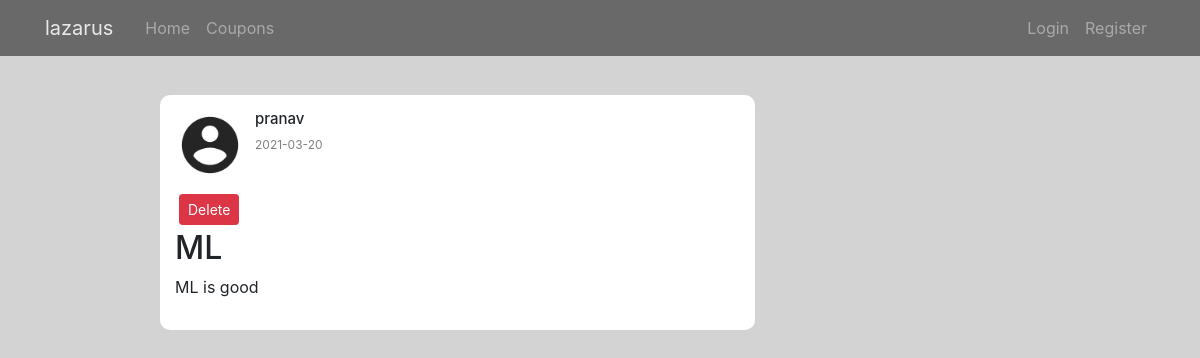
Page /post/3 on the earlier database version.
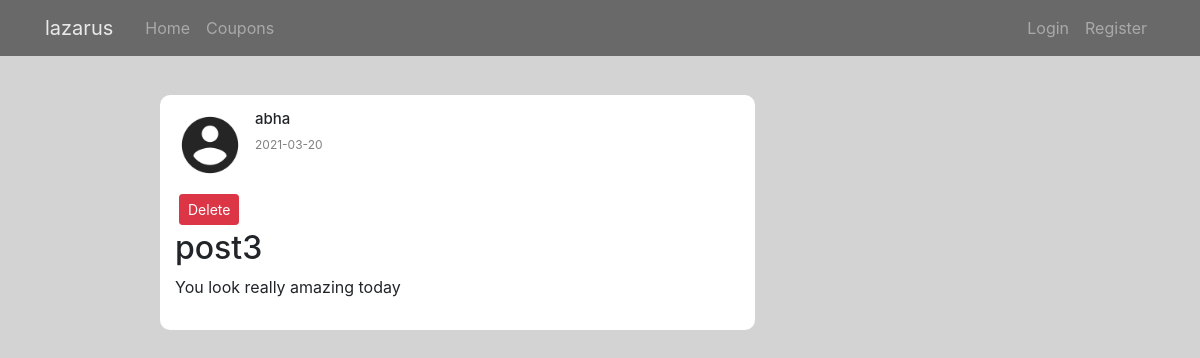
Same page on the later database version.
### appmain/models.py (models this page shows, shortened)
class User(db.Model, UserMixin):
    id = db.Column(db.Integer, primary_key=True)
    username = db.Column(db.String(20), unique=True, nullable=False)
    email = db.Column(db.String(120), unique=True, nullable=False)
    image_file = db.Column(db.String(20), nullable=False, default='default.jpg')
    password = db.Column(db.String(60), nullable=False)
    posts = db.relationship('Post', backref='author', lazy=True)
    token_count=db.Column(db.Integer,nullable=False,default=0)
    flag_count=db.Column(db.Integer,nullable=False,default=0)

class Post(db.Model):
    id = db.Column(db.Integer, primary_key=True)
    title = db.Column(db.String(100), nullable=False)
    content = db.Column(db.Text, nullable=False)
    date_posted = db.Column(db.DateTime, nullable=False, default=datetime.utcnow)
    user_id = db.Column(db.Integer, db.ForeignKey('user.id'), nullable=False)

### appmain/routes.py (the view)
@app.route("/post/<int:post_id>")
def post(post_id):
    post = Post.query.get_or_404(post_id)
    return render_template('post.html', title=post.title, post=post)

### appmain/templates/post.html (shortened to what this page needs)
{% extends "layout.html" %}
{% block content %}
<div class="row">
  <div class="col-md-1"></div>
  <div class="col-md-7 mt-5">
<div class="feed">
<div class="post">
    <div class="post_header">
      <img class="rounded-circle article-img" src="{{ url_for('static',filename='profile/' + post.author.image_file)}}"
  <img class="fas fa-user "></img>
  <div class="post_info">
    <h2>{{post.author.username}}</h2>
    <p>{{post.date_posted.strftime('%Y-%m-%d')}}</p>
  </div>
  </div>
  <button type="button" class="btn btn-danger btn-sm m-1" data-toggle="modal" data-target="#deleteModal">Delete</button>
    <div class="post_body">
        <h2>{{ post.title }}</h2>
  <p>{{post.content}}</p>
  </div>
  </div>
</div>
</div>
</div>
  {% endblock content %}

### appmain/templates/layout.html (shortened to what this page needs)
<!DOCTYPE html>
<html>
  <head>
    <link
      rel="stylesheet"
      href="https://maxcdn.bootstrapcdn.com/bootstrap/4.0.0/css/bootstrap.min.css"
    />
    <link
      rel="stylesheet"
      type="text/css"
      href="{{ url_for('static', filename='style.css') }}"
    />
  </head>
  <body>
    <header class="site-header">
      <nav class="navbar navbar-expand-md navbar-dark bg-color fixed-top">
        <div class="container">
          <a class="navbar-brand mr-4" href="/">lazarus</a>
          <div class="collapse navbar-collapse" id="navbarToggle">
            <div class="navbar-nav mr-auto">
              <a class="nav-item nav-link" href="{{ url_for('home') }}">Home</a>
              <a class="nav-item nav-link" href="{{ url_for('about') }}"
                >Coupons</a
              >
            </div>
            <div class="navbar-nav">
              {% if current_user.is_authenticated %}
              <a class="nav-item nav-link" href="{{ url_for('new_post') }}"
                >new post</a
              >
              <a class="nav-item nav-link" href="{{ url_for('logout') }}"
                >Logout</a
              >
              {% else %}
              <a class="nav-item nav-link" href="{{ url_for('login') }}"
                >Login</a
              >
              <a class="nav-item nav-link" href="{{ url_for('register') }}"
                >Register</a
              >
              {% endif %}
            </div>
          </div>
        </div>
      </nav>
    </header>
    <div class="container">
       {% block content %}{% endblock %}
    </div>
  </body>
</html>

### appmain/static/style.css (style rules this page uses)
* { margin: 0; padding: 0; }
body { background-color: lightgrey; background-image: url(static/profile/back.jpg); }
.feed { flex: 0.6; margin: 0 20px; margin-top: 47px; }
.post { background-color: white; padding: 15px; margin-bottom: 10px; border-radius: 10px; }
.post_header { display: flex; margin-bottom: 10px; }
.post_info { margin-left: 10px; }
.post_info p { font-size: 12px; color: gray; }
.post_info h2 { font-size: 15px; }
.article-img { height: 70px; width: 70px; }
.bg-color { background-color: black; opacity: 0.5; }

Differences in the rows shown:
removed User: image_file (placeholder picture), author.username "pranav"
now on this page (row edited): User: image_file (placeholder picture), author.username "abha"
changed Post: title "ML" → "post3"; content "ML is good" → "You look really amazing today"
